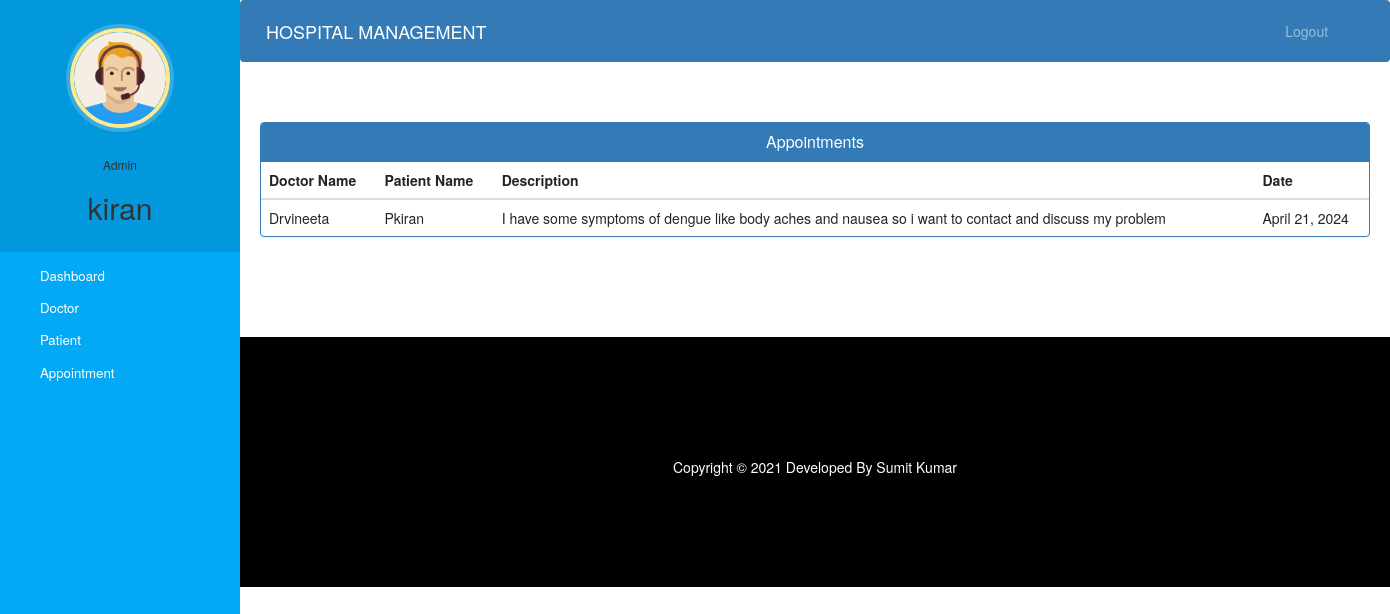
/admin-view-appointment (signed in), run on the app's committed database.
### hospital/models.py (models this page shows)
class Appointment(models.Model):
    patientId=models.PositiveIntegerField(null=True)
    doctorId=models.PositiveIntegerField(null=True)
    patientName=models.CharField(max_length=40,null=True)
    doctorName=models.CharField(max_length=40,null=True)
    appointmentDate=models.DateField(auto_now=True)
    description=models.TextField(max_length=500)
    status=models.BooleanField(default=False)

### hospital/views.py (the view)
# urls.py: path('admin-view-appointment', views.admin_view_appointment_view,name='admin-view-appointment'),
@login_required(login_url='adminlogin')
@user_passes_test(is_admin)
def admin_view_appointment_view(request):
    appointments=models.Appointment.objects.all().filter(status=True)
    return render(request,'hospital/admin_view_appointment.html',{'appointments':appointments})

### hospital/views.py (called while the page is built)
def is_admin(user):
    return user.groups.filter(name='ADMIN').exists()

### templates/hospital/admin_view_appointment.html (shortened to what this page needs)
{% extends 'hospital/admin_base.html' %}
{% block content %}
<head>
  <link href="//netdna.bootstrapcdn.com/bootstrap/3.0.0/css/bootstrap.min.css" rel="stylesheet" id="bootstrap-css">
</head>
<div class="container">
  <div class="panel panel-primary">
    <div class="panel-heading">
      <h6 class="panel-title">Appointments</h6>
    </div>
    <table class="table table-hover" id="dev-table">
      <thead>
        <tr>
          <th>Doctor Name</th>
          <th>Patient Name</th>
          <th>Description</th>
          <th>Date</th>
        </tr>
      </thead>
      {% for a in appointments %}
      <tr>
        <td> {{a.doctorName}}</td>
        <td>{{a.patientName}}</td>
        <td>{{a.description}}</td>
        <td>{{a.appointmentDate}}</td>
      </tr>
      {% endfor %}
    </table>
  </div>
</div>
{% endblock content %}

### templates/hospital/admin_base.html (shortened to what this page needs)
<!DOCTYPE html>
{% load static %}
<html lang="en">
<head>
  <link rel="stylesheet" href="https://stackpath.bootstrapcdn.com/bootstrap/4.3.1/css/bootstrap.min.css">
  <link rel="stylesheet" href="https://maxcdn.bootstrapcdn.com/font-awesome/4.7.0/css/font-awesome.min.css">
  <link rel="stylesheet" href="{% static '/style.css' %}">
</head>
<body>
  <nav class="menu" tabindex="0">
    <header class="avatar">
      <img src="{% static "images/adminpropic.png" %}" />
      <br><br>
      <h6>Admin</h6>
      <h2>{{request.user.first_name}}</h2>
    </header>
    <ul>
      <li tabindex="0" class="icon-dashboard"> <a style="color:white; text-decoration:none;" href="/admin-dashboard"><span>Dashboard</span></a> </li>
      <li tabindex="0" class="icon-customers"> <a style="color:white; text-decoration:none;" href="/admin-doctor"><span>Doctor</span></a></li>
      <li tabindex="0" class="icon-users"> <a style="color:white; text-decoration:none;" href="/admin-patient"><span>Patient</span></a></li>
      <li tabindex="0" class="icon-calendar"> <a style="color:white; text-decoration:none;" href="/admin-appointment"><span>Appointment</span></a></li>
    </ul>
  </nav>
  <main>
    <div class="bs-example">
      <nav class="navbar navbar-expand-md  navbar-dark fixed-top" style="background:#337AB7;">
        <a href="/admin-dashboard" class="navbar-brand">HOSPITAL MANAGEMENT</a>
        <div class="collapse navbar-collapse justify-content-between" id="navbarCollapse">
          <div class="navbar-nav" style=" margin-left: 90%;">
            <a href="/logout" class="nav-item nav-link">Logout</a>
          </div>
        </div>
      </nav>
    </div>
    <br><br>
    {% block content %}
    {% endblock content %}
    <br><br><br><br>
    <footer>
      <br>
      <div class="container">
        <div class="row">
          <div class="col-md-12 col-sm-12">
            <div style="color:#ffffff;" class="wow fadeInUp footer-copyright">
              <p>
                Copyright &copy; 2021 Developed By Sumit Kumar </p>
            </div>
          </div>
        </div>
      </div>
    </footer>
  </main>
</body>
</html>

### static/style.css (style rules this page uses)
body { padding-left: 240px; }
main { position: relative; height: 100vh; }
.menu { background: #5bc995; height: 100vh; width: 240px; position: fixed; top: 0px; left: 0; z-index: 5; outline: none; }
.menu .avatar { background: rgba(0, 0, 0, 0.1); padding: 2em 0.5em; text-align: center; }
.menu .avatar img { width: 100px; border-radius: 50%; overflow: hidden; border: 4px solid #ffea92; box-shadow: 0 0 0 4px rgba(255, 255, 255, 0.2); }
.menu .avatar h2 { font-weight: normal; margin-bottom: 0; }
.menu ul { list-style: none; padding: 0.5em 0; margin: 0; }
.menu ul li { padding: 0.5em 1em 0.5em 3em; font-size: 0.95em; font-weight: regular; background-repeat: no-repeat; background-position: left 15px center; background-size: auto 20px; transition: all 0.15s linear; cursor: pointer; }
.menu ul li.icon-dashboard { background-image: url("http://www.entypo.com/images//gauge.svg"); }
.menu ul li.icon-customers { background-image: url("http://www.entypo.com/images//briefcase.svg"); }
.menu ul li.icon-users { background-image: url("http://www.entypo.com/images//users.svg"); }
.menu ul li.icon-calendar { background-image: url("http://www.entypo.com/images//calendar.svg"); }

### templates/hospital/admin_base.html (style rules this page uses)
a:link { text-decoration: none; }
a { color: white; }
footer { padding: 0px 0px 0px 0px; background-color: black; margin: 0px; }
p { text-align: center; }
body { padding-left: 240px; }
main { position: relative; height: 100vh; }
.menu { background: #03a9f4; height: 100vh; width: 240px; position: fixed; top: 0px; left: 0; z-index: 5; outline: none; }
.menu .avatar { background: rgba(0, 0, 0, 0.1); padding: 2em 0.5em; text-align: center; }
.menu .avatar img { width: 100px; border-radius: 50%; overflow: hidden; border: 4px solid #ffea92; box-shadow: 0 0 0 4px rgba(255, 255, 255, 0.2); }
.menu .avatar h2 { font-weight: normal; margin-bottom: 0; }
.menu ul { list-style: none; padding: 0.5em 0; margin: 0; }
.menu ul li { padding: 0.5em 1em 0.5em 3em; font-size: 0.95em; font-weight: regular; background-repeat: no-repeat; background-position: left 15px center; background-size: auto 20px; transition: all 0.15s linear; cursor: pointer; }
.menu ul li.icon-dashboard { background-image: url("http://www.entypo.com/images//gauge.svg"); }
.menu ul li.icon-customers { background-image: url("http://www.entypo.com/images//briefcase.svg"); }
.menu ul li.icon-users { background-image: url("http://www.entypo.com/images//users.svg"); }
.menu ul li.icon-calendar { background-image: url("http://www.entypo.com/images//calendar.svg"); }

### templates/hospital/admin_view_appointment.html (style rules this page uses)
a:link { text-decoration: none; }
h6 { text-align: center; }
.row { margin: 100px; }

### data on the page
Appointment: doctorName "Drvineeta", patientName "Pkiran", description "I have some symptoms of dengue like body aches and nausea so i want to contact and discuss my problem", appointmentDate "April 21, 2024"

### other printed values
{{ request.user.first_name }} "kiran"
